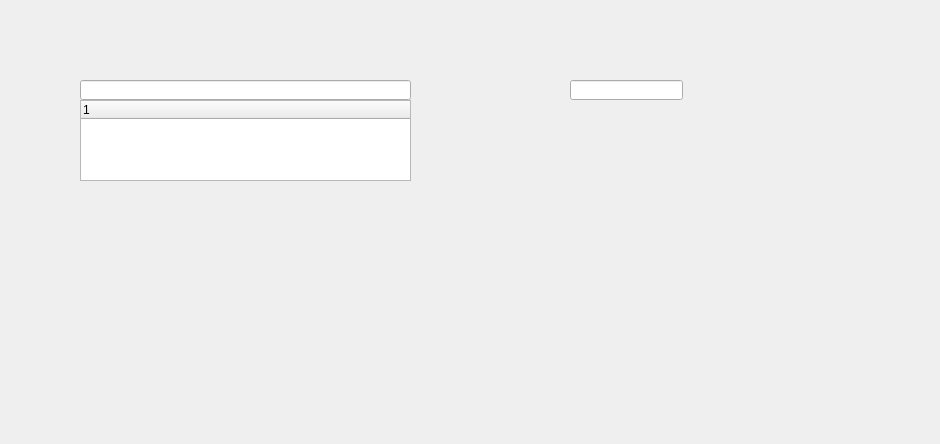
<?xml version="1.0" encoding="UTF-8"?>
<ui version="4.0">
 <class>Dialog</class>
 <widget class="QDialog" name="Dialog">
  <property name="geometry">
   <rect>
    <x>0</x>
    <y>0</y>
    <width>940</width>
    <height>444</height>
   </rect>
  </property>
  <property name="windowTitle">
   <string>Dialog</string>
  </property>
  <widget class="QLineEdit" name="lineEdit">
   <property name="geometry">
    <rect>
     <x>80</x>
     <y>80</y>
     <width>331</width>
     <height>20</height>
    </rect>
   </property>
  </widget>
  <widget class="QTreeWidget" name="treeWidget">
   <property name="geometry">
    <rect>
     <x>80</x>
     <y>100</y>
     <width>331</width>
     <height>81</height>
    </rect>
   </property>
   <column>
    <property name="text">
     <string notr="true">1</string>
    </property>
   </column>
  </widget>
  <widget class="QLineEdit" name="lineEdit_2">
   <property name="geometry">
    <rect>
     <x>570</x>
     <y>80</y>
     <width>113</width>
     <height>20</height>
    </rect>
   </property>
  </widget>
 </widget>
 <resources/>
 <connections/>
</ui>
